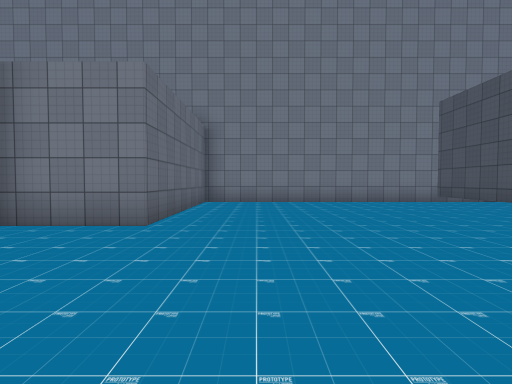
[1] (above)

24 first-person views from a walk through a 3-D level made in the Unity game engine. The camera is 1.3 m above the floor, tilts 2° down and sees 80° across. The floor is counted in squares, 2 m on a side. Each view is taken from the middle of a square. On the plan, view 1 faces up. The plan holds only what a view shows up to about 10 squares ahead; the rest is blank. The place goes on beyond the plan. The player character is not drawn. Some surface patterns are stand-ins.

[2]
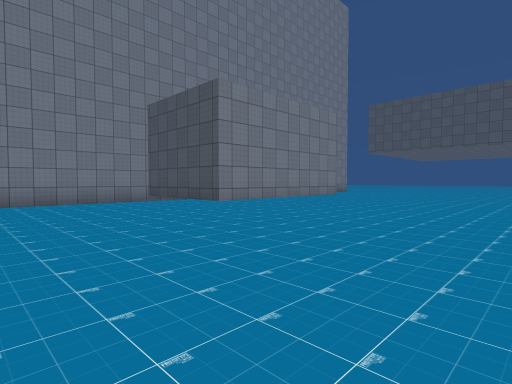

[3]
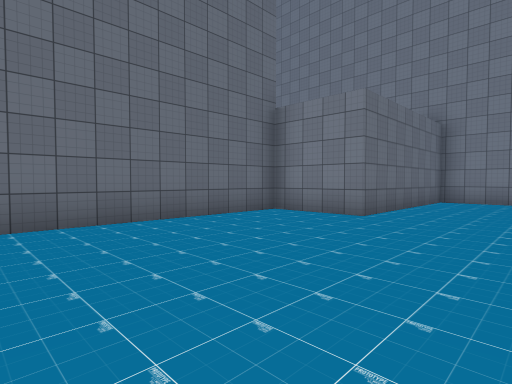

[4]
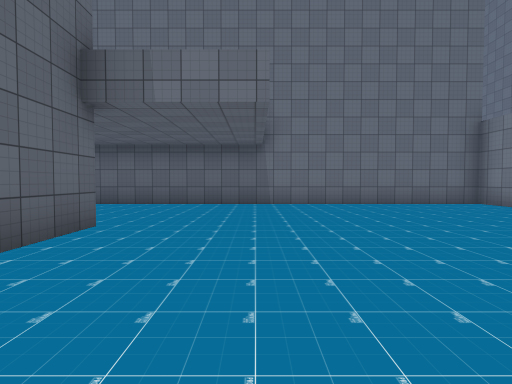

[5]
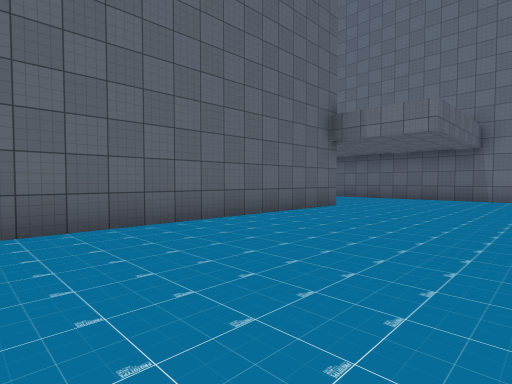

[6]
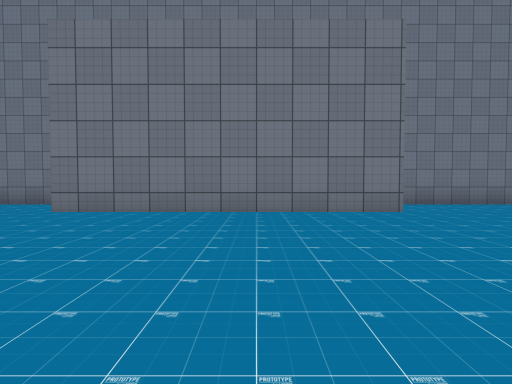

[7]
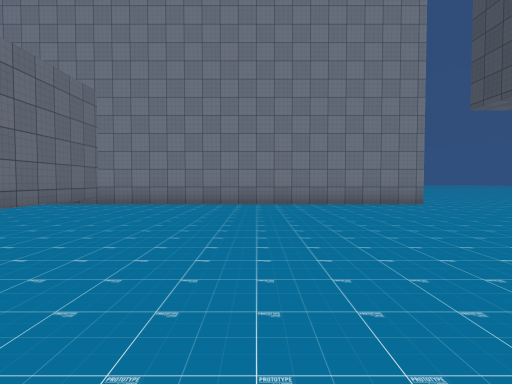

[8]
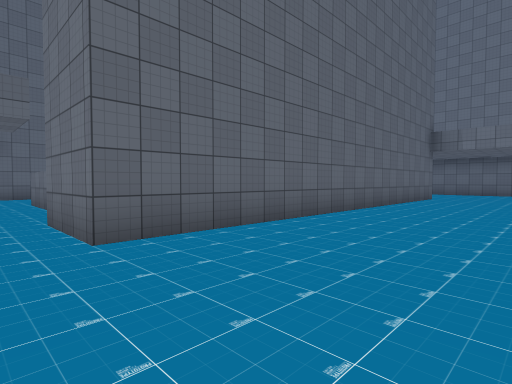

[9]
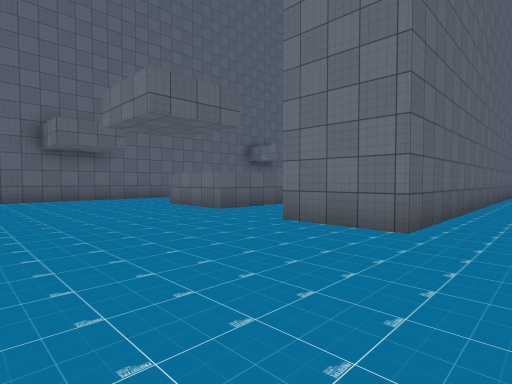

[10]
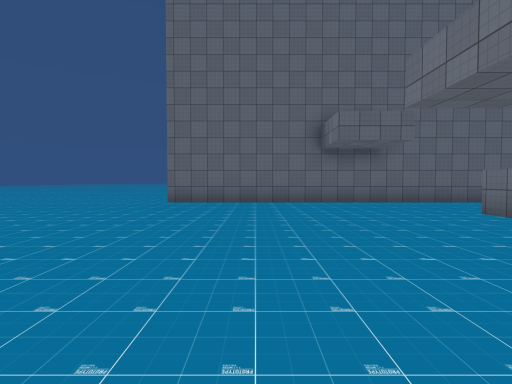

[11]
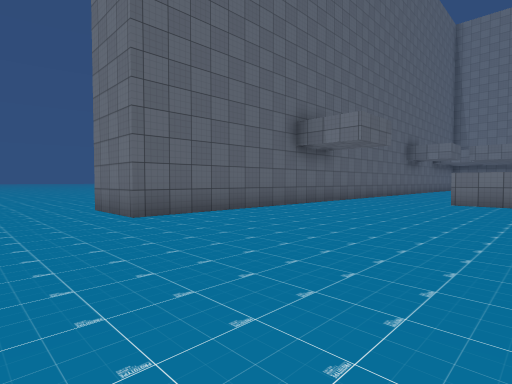

[12]
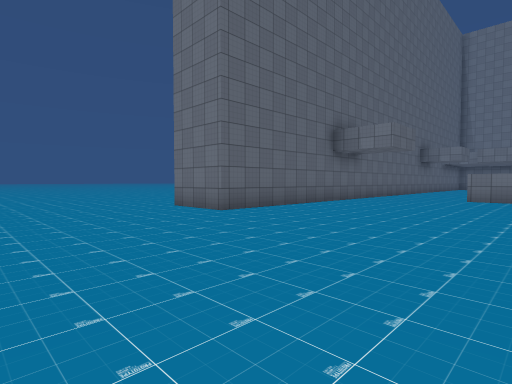

[13]
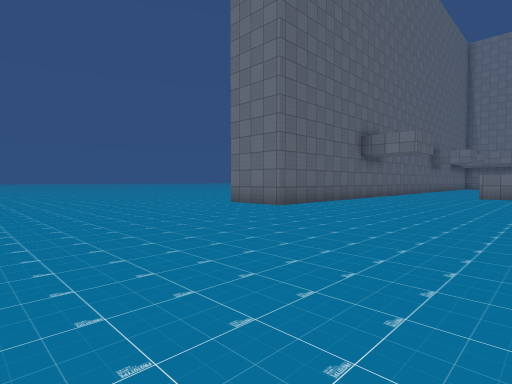

[14]
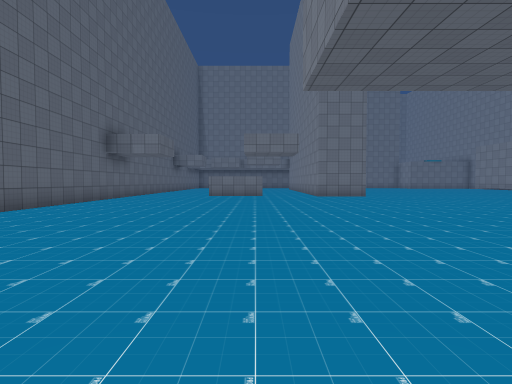

[15]
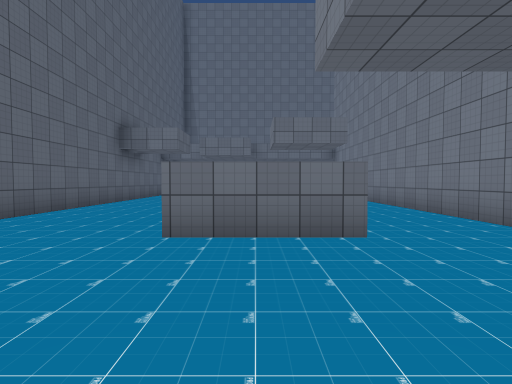

[16]
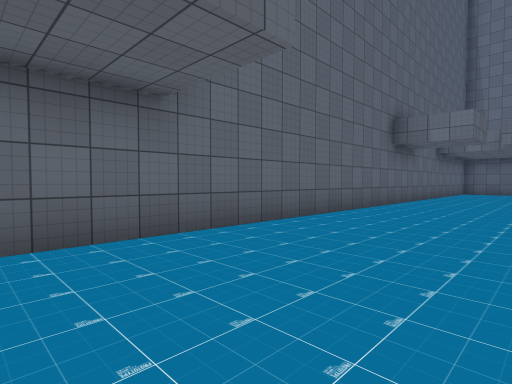

[17]
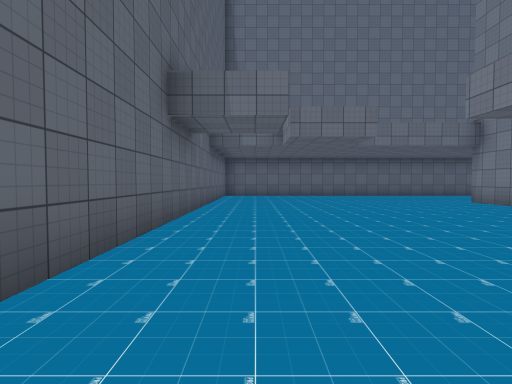

[18]
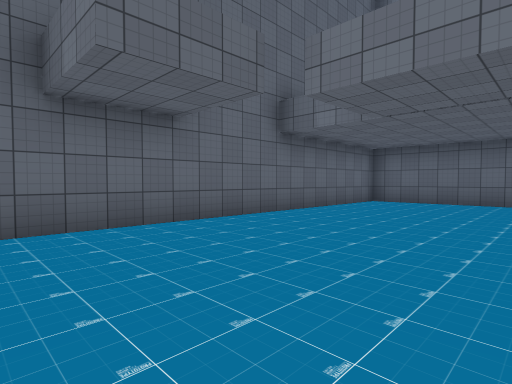

[19]
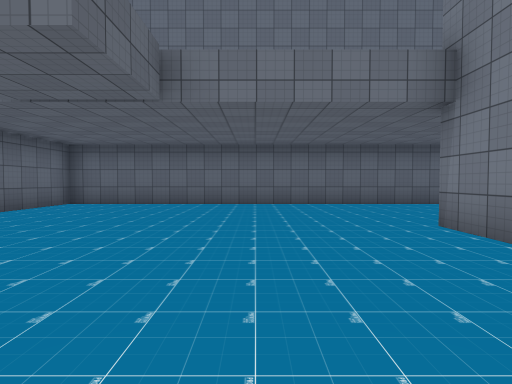

[20]
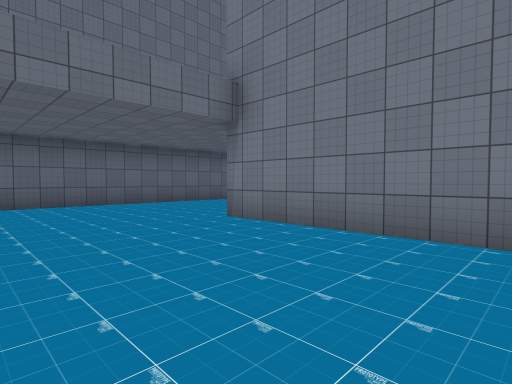

[21]
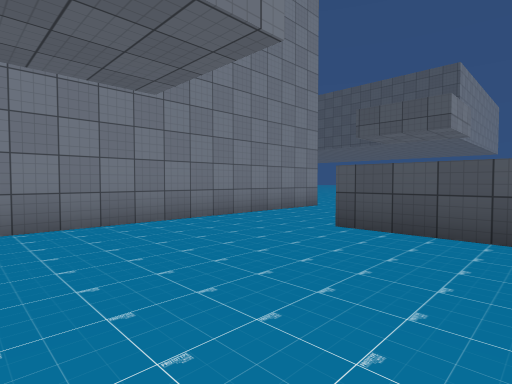

[22]
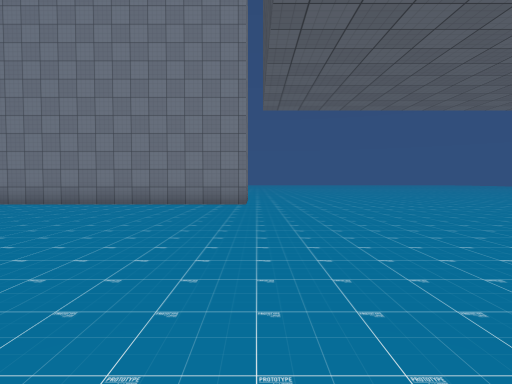

[23]
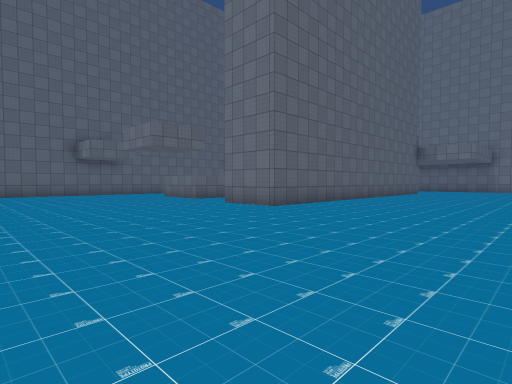

[24]
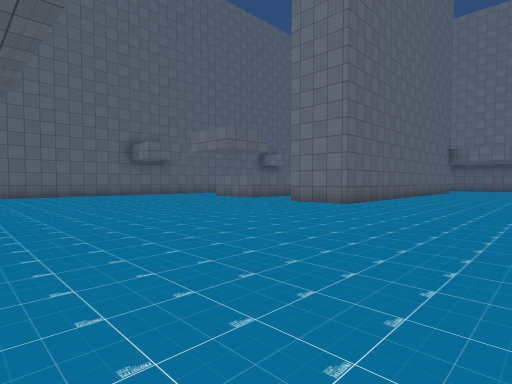

### Floor plan
Points are (right, up) in squares from view 1. A wall is a line through its corners. A room is listed if a view was taken in it or the views show most of it. See-through windows are left out.
Room 1 (views 1, 2, 3, 4, 5, 6, 7, 8, 9, 10, 11, 12, 13, 14, 15, 16, 17, 18, 19, 20, 21, 22, 23, 24)
walls: (8.9, -10.8) (8.9, -8.7) (11.5, -8.7) (11.5, -11.1); (10.1, 5.3) (5.1, 5.3) (5.1, 8.6); (10.1, 8.6) (10.1, 5.6); (18.7, 9.6) (9.1, 9.6); (0.5, -4.3) (12, -4.3) (12, -6.3) (0.5, -6.3); (6.4, 9.6) (-1.6, 9.6) (-1.6, 4.4) (-3.8, 4.4) (-3.8, -14.4) (18.7, -14.4) (18.7, -16.5)

Where each view was taken, in squares from view 1:
view 1: 0 up, 0 right, facing up
view 2: 0 up, 1 right, facing up-right
view 3: 1 down, 1 right, facing up-left
view 4: 2 down, 5 right, facing left
view 5: 0 up, 8 right, facing down-left
view 6: 1 up, 8 right, facing up
view 7: 1 up, 14 right, facing up
view 8: 1 down, 13 right, facing down-left
view 9: 3 down, 16 right, facing down-left
view 10: 5 down, 16 right, facing down
view 11: 9 down, 21 right, facing down-left
view 12: 9 down, 23 right, facing down-left
view 13: 9 down, 25 right, facing down-left
view 14: 9 down, 25 right, facing left
view 15: 10 down, 15 right, facing left
view 16: 11 down, 14 right, facing down-left
view 17: 13 down, 10 right, facing left
view 18: 10 down, 6 right, facing down-left
view 19: 9 down, 5 right, facing left
view 20: 10 down, 5 right, facing up-left
view 21: 11 down, 5 right, facing up-right
view 22: 1 up, 19 right, facing up
view 23: 1 up, 18 right, facing down-left
view 24: 0 up, 20 right, facing down-left
